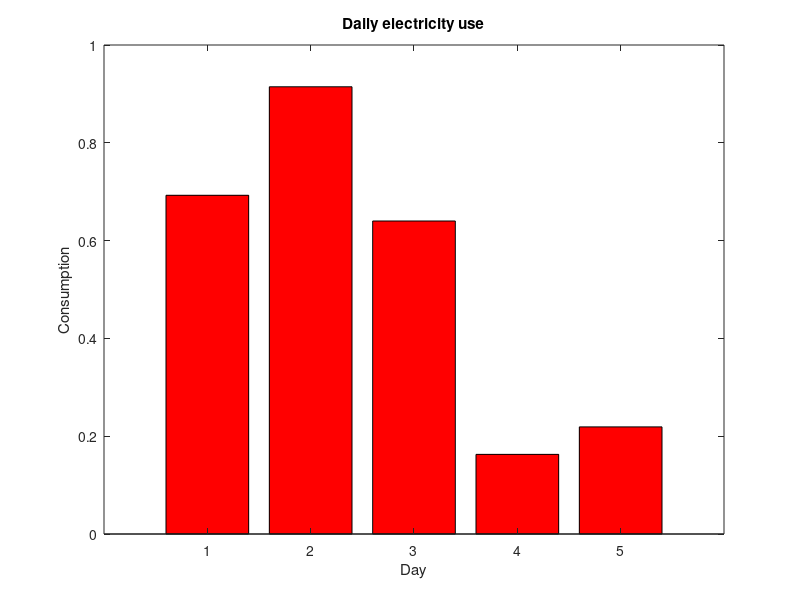
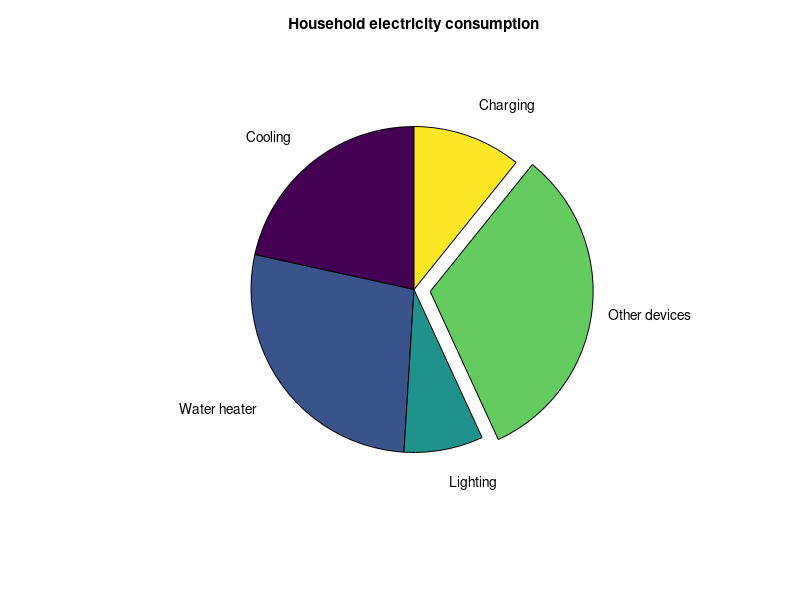

The MATLAB source for these figures, in order:
clc;
clear;

% Part (a)
dailyUse = rand(1,5);
figure;
bar(dailyUse,'r');
title('Daily electricity use');
xlabel('Day');
ylabel('Consumption');

% Part (b)
parts = [22 28 8 33 11];
labels = {'Cooling','Water heater','Lighting','Other devices','Charging'};

% Part (c): separate the largest share
explode = [0 0 0 1 0];
figure;
pie(parts,explode,labels);
title('Household electricity consumption');
